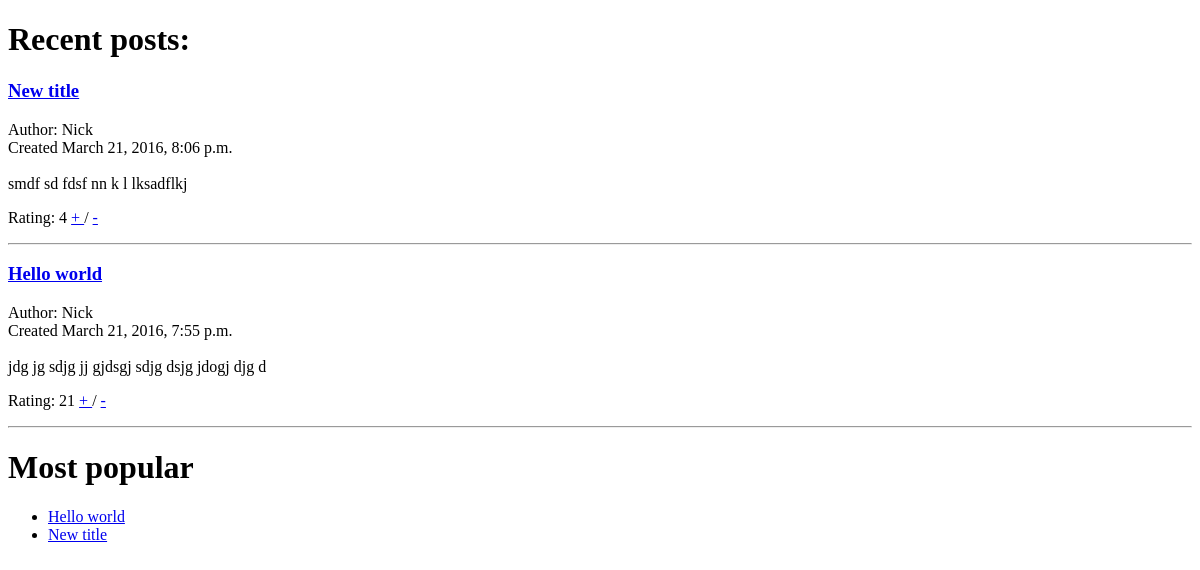
/blog/, run on an earlier commit of the app's database.
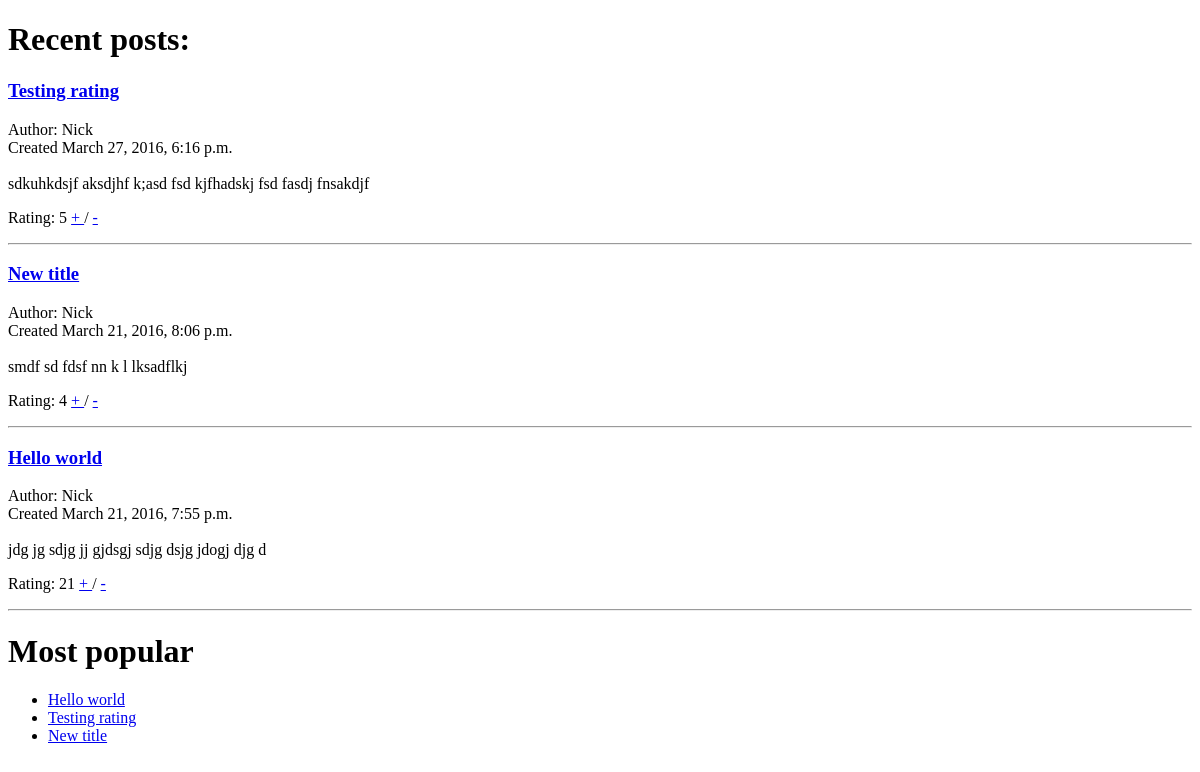
And on a later commit of the database.
### blog/models.py (models this page shows, shortened)
class Post(models.Model):
    title = models.CharField(max_length = 100)
    body = models.TextField()
    author = models.ForeignKey(User, )
    added = models.DateTimeField(auto_now_add=True)
    updated = models.DateTimeField(auto_now = True)
    draft = models.BooleanField(default = True)
    slug = models.SlugField(null = True, blank = True)
    rating = models.IntegerField(default = 0)
    def get_absolute_url(self):
        return '/blog/%s/' %(self.slug)

### blog/views.py (the view)
def home(request):
    posts = Post.objects.filter(draft=False).order_by('-added')
    most_popular = Post.objects.order_by('-rating') [:5]
    context = {
        'posts': posts,
        'most_popular': most_popular,
    }
    return render(request, 'blog/home.html', context)

### templates/blog/home.html
{% extends 'base.html'%}
{% block content %}
<h1> Recent posts: </h1>
{% for post in posts %}
 <h3><a href='{{ post.get_absolute_url }}'>{{ post.title }} </a></h3 <br>
 Author: {{ post.author.first_name }} <br>
 Created {{ post.added }} <br> <br>
 {{ post.body }} <br>
 <p> Rating: {{ post.rating }}
    <a href='{{ post.get_absolute_url }}plus/blog'> + </a>
    /
    <a href='{{ post.get_absolute_url }}minus/blog'> - </a>
</p>
<hr/>
{% empty %}
<p> There are no posts yet. Sorry </p>
{% endfor %}
{% endblock %}

### templates/base.html (shortened to what this page needs)
<!DOCTYPE html>
<html>
 <head>
 </head>
 <body>
    {% block content %} {% endblock %}
    <div>
        <h1> Most popular </h1>
        <ul>
            {% for post in most_popular %}
                <li> <a href='{{ post.get_absolute_url }}'>{{ post.title }} </a> </li>
            {% endfor %}
        </ul>
    </div>
 </body>
</html>

What changed in the data, as far as the page shows it:
added Post: title "Testing rating", author.first_name "Nick", added "March 27, 2016, 6:16 p.m.", body "sdkuhkdsjf aksdjhf k;asd fsd kjfhadskj fsd fasdj fnsakdjf", rating "5"
